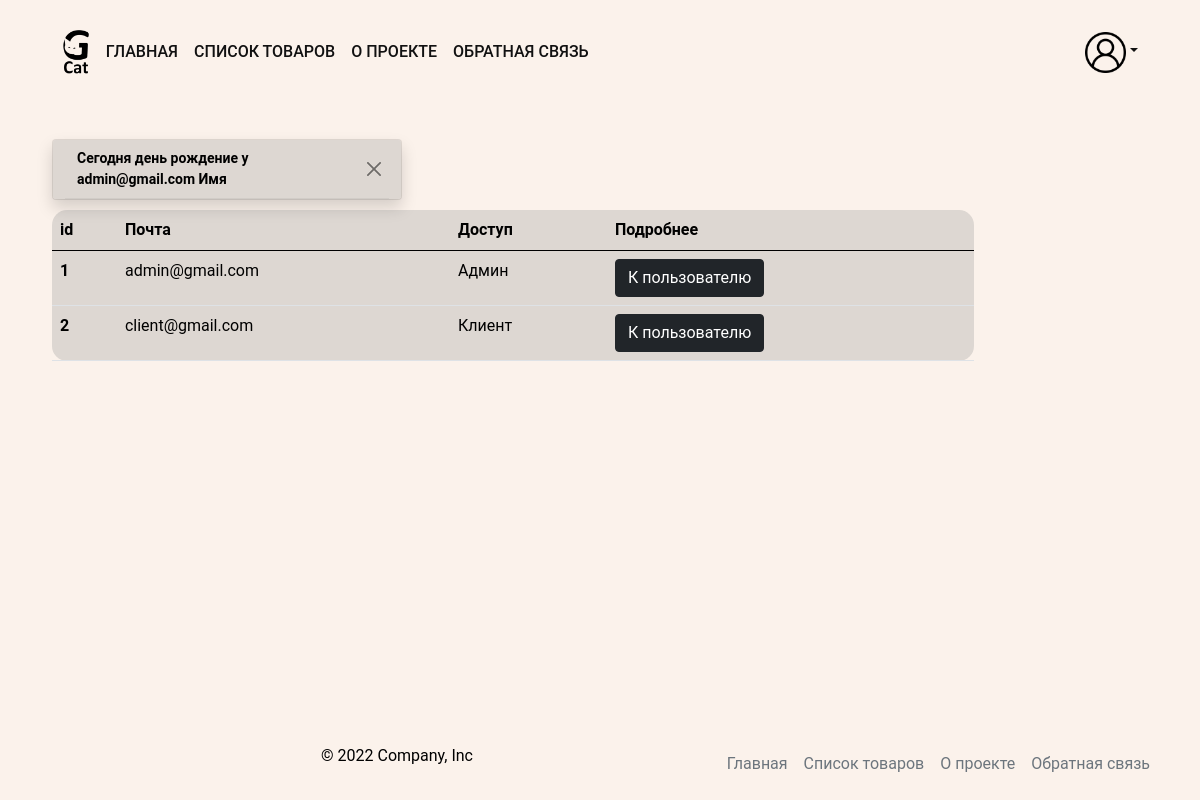
The page /users/user_list/ (signed in) on the database its author committed.
### users/models.py (models this page shows, shortened)
class Profile(AbstractBaseUser, PermissionsMixin):
    objects = ProfileManager()
    first_name = models.CharField(
        'имя',
        max_length=150,
        blank=True,
        null=True,
    )
    last_name = models.CharField(
        'фамилия',
        max_length=150,
        blank=True,
        null=True,
    )
    email = models.EmailField(
        'почта',
        unique=True,
        null=True,
    )
    is_active = models.BooleanField(
        'активная учетная запись',
        default=True,
        null=True,
    )
    is_staff = models.BooleanField(
        'сотрудник',
        default=False,
        null=True,
    )
    is_superuser = models.BooleanField(
        'админ',
        default=False,
        null=True,
    )
    date_joined = models.DateTimeField(default=timezone.now)
    birthday = models.DateField(
        'день рождения',
        blank=True,
        null=True,
    )
    USERNAME_FIELD = 'email'
    class Meta:
        default_related_name = 'profiles'
        verbose_name = 'пользователь'
        verbose_name_plural = 'пользователи'

### users/views.py (the view)
# urls.py: path('user_list/', views.UserListView.as_view(), name='user_list'),
class UserListView(ListView):
    template_name = 'users/user_list.html'
    model = Profile
    context_object_name = 'users_info'
    get_queryset = Profile.objects.is_activated

### core/user_processor.py (called while the page is built)
def access_users(request):
    users = Profile.objects.published()
    return {'users': users}

### users/managers.py (called while the page is built)
    def is_activated(self):
        return (
            self.get_queryset().
            filter(is_active=True)
            .only('id', 'email', 'is_superuser', 'is_staff',)
        )

    def published(self):
        return (
            self.get_queryset()
            .filter(birthday=datetime.today())
            .values('email', 'first_name')
        )

### templates/users/user_list.html
{% extends "base.html" %}
{% load static %}
{% block content %}
<div class="col-10">
  <table class="table">
    <thead>
      <tr>
        <th scope="col">id</th>
        <th scope="col">Почта</th>
        <th scope="col">Доступ</th>
        <th scope="col">Подробнее</th>
      </tr>
    </thead>
    <tbody>
      {% for field in users_info %}
        <tr>
          <th scope="row">{{ field.id }}</th>
          <td>{{ field.email }}</td>
          {% if field.is_superuser %}
            <td>Админ</td>
          {% elif field.is_staff %}
            <td>Сотрудник</td>
          {% else %}
            <td>Клиент</td>
          {% endif %}
          <td>
            <a
              href="{% url 'users:user_detail' field.id %}"
              class="btn btn-dark"
            >К пользователю</a>
          </td>
        </tr>
      {% endfor %}
    </tbody>
  </table>
</div>
{% endblock %}

### templates/includes/users_birthday.html
<div class="container">
  <div class="row">
    {% for user in users %}
    <div class="toast fade show" role="alert" aria-live="assertive" aria-atomic="true" style="margin: 10px; background-color: #ddd7d2; color: #000;">
      <div class="toast-header" style="background-color: #ddd7d2; color: #000;">
        <strong class="me-auto">
          Сегодня день рождение у {{ user.email }}
          {% if user.first_name %}
            {{ user.first_name }}
          {% endif %}
        </strong>
        <button type="button" class="btn-close" data-bs-dismiss="toast" aria-label="Close"></button>
      </div>
    </div>
    {% endfor %}
  </div>
</div>

### static_dev/style/style.css (style rules this page uses)
html { font-size: 16px; }
body { font-family: 'Roboto', sans-serif; font-size: 16px; font-weight: 400; color: #000; background-color: #fff; min-width: 350px; min-height: 100vh; display: flex; flex-direction: column; background-color: #FBF2EB; }
a { color: #111; }
.table { background-color: #ddd7d2; color: #000; border-radius: 15px; }

### rows shown on the page
Profile: email "admin@gmail.com", first_name "Имя", id "1", is_superuser "Админ"
Profile: id "2", email "client@gmail.com", is_superuser "Клиент"
